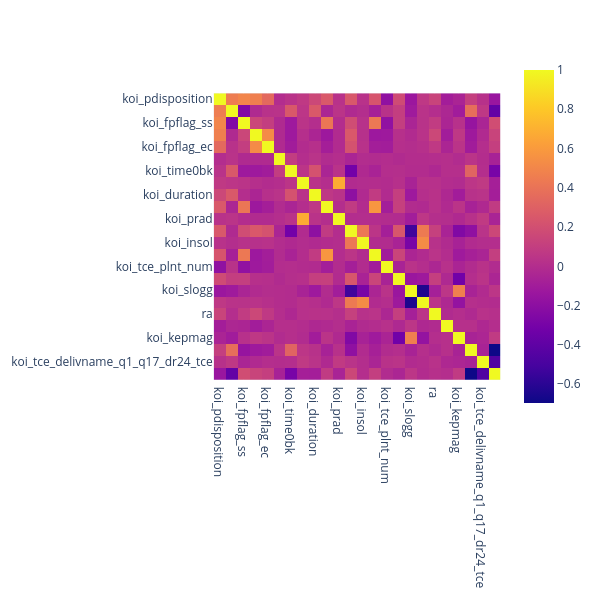

The notebook cell this image was saved under:
### Code cell
fig_corrMatrix = px.imshow(keplerCorrMatrix, width=600, height=600)
fig_corrMatrix.update_yaxes(automargin=True)
fig_corrMatrix.show()

### Figure 1 — Plotly figure (JSON) as saved in the notebook; plotly's stock layout.template omitted (floating-point values rounded to 4 significant figures; data arrays with more than 128 entries replaced by an {"elided": "..."} marker saying what was removed)
{"data": [{"coloraxis": "coloraxis", "hovertemplate": "x: %{x}<br>y: %{y}<br>color: %{z}<extra></extra>", "type": "heatmap", "x": ["koi_pdisposition", "koi_fpflag_nt", "koi_fpflag_ss", "koi_fpflag_co", "koi_fpflag_ec", "koi_period", "koi_time0bk", "koi_impact", "koi_duration", "koi_depth", "koi_prad", "koi_teq", "koi_insol", "koi_model_snr", "koi_tce_plnt_num", "koi_steff", "koi_slogg", "koi_srad", "ra", "dec", "koi_kepmag", "koi_tce_delivname_q1_q16_tce", "koi_tce_delivname_q1_q17_dr24_tce", "koi_tce_delivname_q1_q17_dr25_tce"], "y": ["koi_pdisposition", "koi_fpflag_nt", "koi_fpflag_ss", "koi_fpflag_co", "koi_fpflag_ec", "koi_period", "koi_time0bk", "koi_impact", "koi_duration", "koi_depth", "koi_prad", "koi_teq", "koi_insol", "koi_model_snr", "koi_tce_plnt_num", "koi_steff", "koi_slogg", "koi_srad", "ra", "dec", "koi_kepmag", "koi_tce_delivname_q1_q16_tce", "koi_tce_delivname_q1_q17_dr24_tce", "koi_tce_delivname_q1_q17_dr25_tce"], "z": {"elided": "24x24 float values"}}], "layout": {"coloraxis": {"colorscale": [[0, "#0d0887"], [0.1111, "#46039f"], [0.2222, "#7201a8"], [0.3333, "#9c179e"], [0.4444, "#bd3786"], [0.5556, "#d8576b"], [0.6667, "#ed7953"], [0.7778, "#fb9f3a"], [0.8889, "#fdca26"], [1, "#f0f921"]]}, "height": 600, "margin": {"t": 60}, "width": 600, "xaxis": {"autorange": true, "constrain": "domain", "domain": [0, 1], "range": [-0.5, 23.5], "scaleanchor": "y", "type": "category"}, "yaxis": {"automargin": true, "autorange": true, "constrain": "domain", "domain": [0.09414, 0.9059], "range": [23.5, -0.5], "type": "category"}}}
